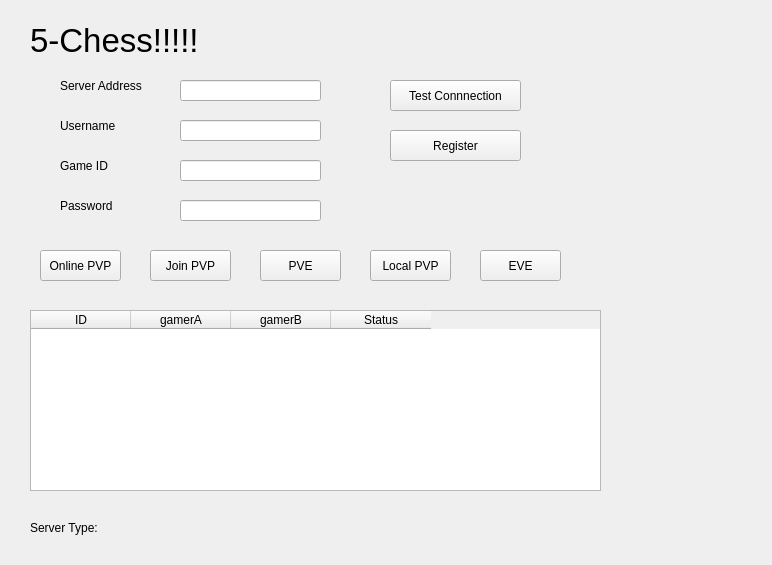
<?xml version="1.0" encoding="UTF-8"?>
<ui version="4.0">
 <class>ConnectUI</class>
 <widget class="QWidget" name="ConnectUI">
  <property name="geometry">
   <rect>
    <x>0</x>
    <y>0</y>
    <width>772</width>
    <height>565</height>
   </rect>
  </property>
  <property name="windowTitle">
   <string>Form</string>
  </property>
  <widget class="QLabel" name="label_2">
   <property name="geometry">
    <rect>
     <x>60</x>
     <y>70</y>
     <width>131</width>
     <height>31</height>
    </rect>
   </property>
   <property name="text">
    <string>Server Address</string>
   </property>
  </widget>
  <widget class="QLabel" name="label_5">
   <property name="geometry">
    <rect>
     <x>30</x>
     <y>520</y>
     <width>291</width>
     <height>16</height>
    </rect>
   </property>
   <property name="text">
    <string>Server Type:</string>
   </property>
  </widget>
  <widget class="QLineEdit" name="addr">
   <property name="geometry">
    <rect>
     <x>180</x>
     <y>80</y>
     <width>141</width>
     <height>21</height>
    </rect>
   </property>
  </widget>
  <widget class="QLabel" name="label">
   <property name="geometry">
    <rect>
     <x>30</x>
     <y>20</y>
     <width>201</width>
     <height>41</height>
    </rect>
   </property>
   <property name="font">
    <font>
     <pointsize>25</pointsize>
    </font>
   </property>
   <property name="text">
    <string>5-Chess!!!!!</string>
   </property>
  </widget>
  <widget class="QLabel" name="label_3">
   <property name="geometry">
    <rect>
     <x>60</x>
     <y>110</y>
     <width>71</width>
     <height>31</height>
    </rect>
   </property>
   <property name="text">
    <string>Username</string>
   </property>
  </widget>
  <widget class="QPushButton" name="testconn">
   <property name="geometry">
    <rect>
     <x>390</x>
     <y>80</y>
     <width>131</width>
     <height>31</height>
    </rect>
   </property>
   <property name="text">
    <string>Test Connnection</string>
   </property>
  </widget>
  <widget class="QLabel" name="label_4">
   <property name="geometry">
    <rect>
     <x>60</x>
     <y>150</y>
     <width>71</width>
     <height>31</height>
    </rect>
   </property>
   <property name="text">
    <string>Game ID</string>
   </property>
  </widget>
  <widget class="QLineEdit" name="gameid">
   <property name="geometry">
    <rect>
     <x>180</x>
     <y>160</y>
     <width>141</width>
     <height>21</height>
    </rect>
   </property>
  </widget>
  <widget class="QLineEdit" name="username">
   <property name="geometry">
    <rect>
     <x>180</x>
     <y>120</y>
     <width>141</width>
     <height>21</height>
    </rect>
   </property>
  </widget>
  <widget class="QPushButton" name="onlinepvp">
   <property name="geometry">
    <rect>
     <x>40</x>
     <y>250</y>
     <width>81</width>
     <height>31</height>
    </rect>
   </property>
   <property name="text">
    <string>Online PVP</string>
   </property>
  </widget>
  <widget class="QPushButton" name="pve">
   <property name="geometry">
    <rect>
     <x>260</x>
     <y>250</y>
     <width>81</width>
     <height>31</height>
    </rect>
   </property>
   <property name="text">
    <string>PVE</string>
   </property>
  </widget>
  <widget class="QPushButton" name="localpvp">
   <property name="geometry">
    <rect>
     <x>370</x>
     <y>250</y>
     <width>81</width>
     <height>31</height>
    </rect>
   </property>
   <property name="text">
    <string>Local PVP</string>
   </property>
  </widget>
  <widget class="QPushButton" name="join">
   <property name="geometry">
    <rect>
     <x>150</x>
     <y>250</y>
     <width>81</width>
     <height>31</height>
    </rect>
   </property>
   <property name="text">
    <string>Join PVP</string>
   </property>
  </widget>
  <widget class="QPushButton" name="eve">
   <property name="geometry">
    <rect>
     <x>480</x>
     <y>250</y>
     <width>81</width>
     <height>31</height>
    </rect>
   </property>
   <property name="text">
    <string>EVE</string>
   </property>
  </widget>
  <widget class="QTableWidget" name="games">
   <property name="geometry">
    <rect>
     <x>30</x>
     <y>310</y>
     <width>571</width>
     <height>181</height>
    </rect>
   </property>
   <column>
    <property name="text">
     <string>ID</string>
    </property>
   </column>
   <column>
    <property name="text">
     <string>gamerA</string>
    </property>
   </column>
   <column>
    <property name="text">
     <string>gamerB</string>
    </property>
   </column>
   <column>
    <property name="text">
     <string>Status</string>
    </property>
   </column>
  </widget>
  <widget class="QLineEdit" name="password">
   <property name="geometry">
    <rect>
     <x>180</x>
     <y>200</y>
     <width>141</width>
     <height>21</height>
    </rect>
   </property>
   <property name="text">
    <string/>
   </property>
  </widget>
  <widget class="QLabel" name="label_6">
   <property name="geometry">
    <rect>
     <x>60</x>
     <y>190</y>
     <width>71</width>
     <height>31</height>
    </rect>
   </property>
   <property name="text">
    <string>Password</string>
   </property>
  </widget>
  <widget class="QPushButton" name="reg">
   <property name="geometry">
    <rect>
     <x>390</x>
     <y>130</y>
     <width>131</width>
     <height>31</height>
    </rect>
   </property>
   <property name="text">
    <string>Register</string>
   </property>
  </widget>
 </widget>
 <resources/>
 <connections/>
</ui>
